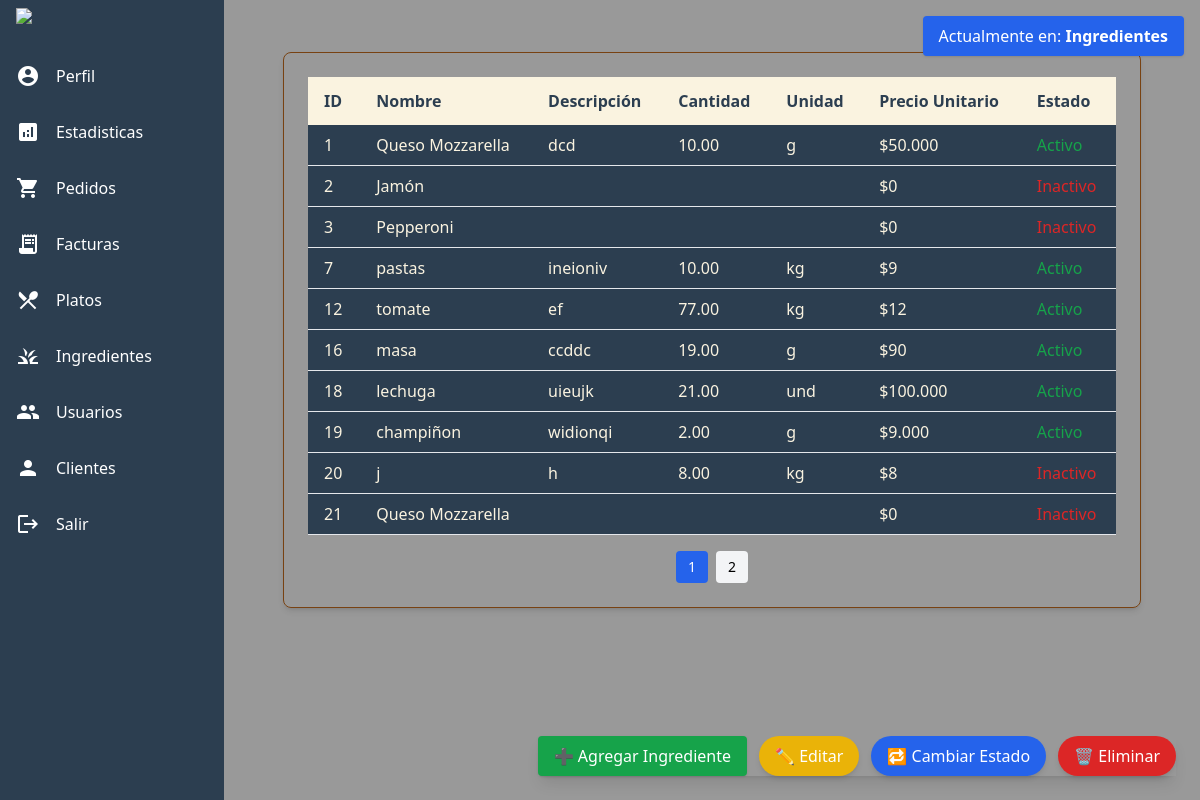
The app's page /proyectofinal/ingredientes/ingredientes.php (signed in) with its own data.
### tables this page shows
CREATE TABLE `ingredientes` (
  `ing_id` int(11) NOT NULL,
  `esta_id` int(11) DEFAULT NULL,
  `ing_nombre` varchar(30) DEFAULT NULL,
  `ing_desc` varchar(100) DEFAULT NULL,
  `ing_cantidad` decimal(10,2) DEFAULT NULL,
  `unidad_id` int(11) DEFAULT NULL,
  `ing_precio` decimal(10,2) DEFAULT NULL
);

CREATE TABLE `unidades_medida` (
  `unidad_id` int(11) NOT NULL,
  `unidad_nombre` varchar(20) NOT NULL,
  `unidad_abreviacion` varchar(10) DEFAULT NULL
);

### proyectofinal/ingredientes/mostrar_ing.php (the view, shortened to what this page needs)
<?php
include("../conexion/conectarBD.php");
$pagina = isset($_GET['pagina']) ? (int)$_GET['pagina'] : 1;
$limite = 10;
$inicio = ($pagina - 1) * $limite;
$sql = "SELECT
            i.ing_id,
            i.ing_nombre,
            i.ing_desc,
            i.ing_cantidad,
            u.unidad_abreviacion,
            i.ing_precio,
            i.esta_id
        FROM ingredientes i
        LEFT JOIN unidades_medida u ON i.unidad_id = u.unidad_id
        LIMIT $inicio, $limite";
$resultado = mysqli_query($connect, $sql);
while($fila = mysqli_fetch_assoc($resultado)):
?>
<tr class="border-b bg-[#2C3E50] text-[#faf3e0]">
    <td class="py-2 px-4"><?= $fila['ing_id'] ?></td>
    <td class="py-2 px-4"><?= $fila['ing_nombre'] ?></td>
    <td class="py-2 px-4"><?= $fila['ing_desc'] ?></td>
    <td class="py-2 px-4"><?= $fila['ing_cantidad'] ?></td>
    <td class="py-2 px-4"><?= $fila['unidad_abreviacion'] ?></td>
    <td class="py-2 px-4">$<?= number_format($fila['ing_precio'], 0, ',', '.') ?></td>
    <td class="py-2 px-4">
        <span class="<?= $fila['esta_id'] == 1 ? 'text-green-600' : 'text-red-600' ?>">
            <?= $fila['esta_id'] == 1 ? 'Activo' : 'Inactivo' ?>
        </span>
    </td>
</tr>
<?php endwhile; ?>
    </tbody>

### records on screen
ingredientes: ing_id "1", ing_nombre "Queso Mozzarella", ing_desc "dcd", ing_cantidad "10.00", unidad.unidad_abreviacion "g", ing_precio "50.000", shows "Activo"
ingredientes: ing_id "2", ing_nombre "Jamón", ing_precio "0", shows "Inactivo"
ingredientes: ing_id "3", ing_nombre "Pepperoni", ing_precio "0", shows "Inactivo"
ingredientes: ing_id "7", ing_nombre "pastas", ing_desc "ineioniv", ing_cantidad "10.00", unidad.unidad_abreviacion "kg", ing_precio "9", shows "Activo"
ingredientes: ing_id "12", ing_nombre "tomate", ing_desc "ef", ing_cantidad "77.00", unidad.unidad_abreviacion "kg", ing_precio "12", shows "Activo"
ingredientes: ing_id "16", ing_nombre "masa", ing_desc "ccddc", ing_cantidad "19.00", unidad.unidad_abreviacion "g", ing_precio "90", shows "Activo"
ingredientes: ing_id "18", ing_nombre "lechuga", ing_desc "uieujk", ing_cantidad "21.00", unidad.unidad_abreviacion "und", ing_precio "100.000", shows "Activo"
ingredientes: ing_id "19", ing_nombre "champiñon", ing_desc "widionqi", ing_cantidad "2.00", unidad.unidad_abreviacion "g", ing_precio "9.000", shows "Activo"
ingredientes: ing_id "20", ing_nombre "j", ing_desc "h", ing_cantidad "8.00", unidad.unidad_abreviacion "kg", ing_precio "8", shows "Inactivo"
ingredientes: ing_id "21", ing_nombre "Queso Mozzarella", ing_precio "0", shows "Inactivo"
